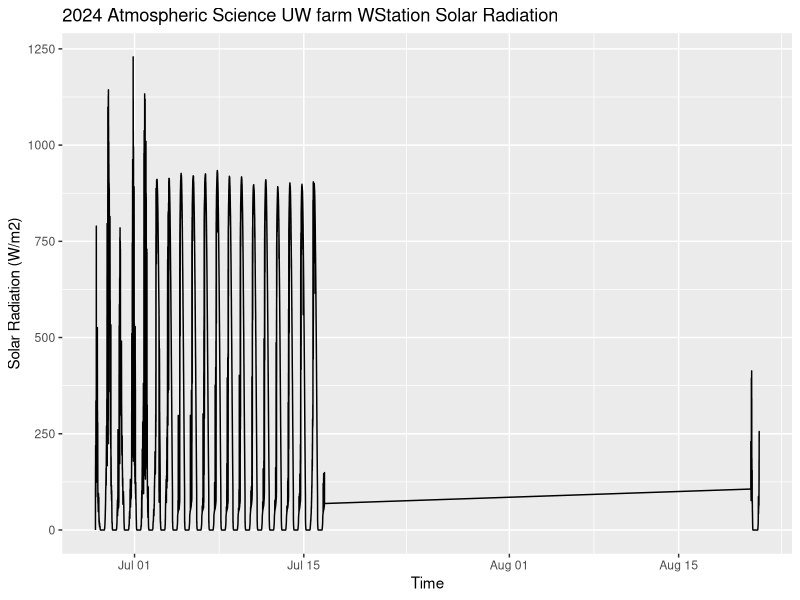
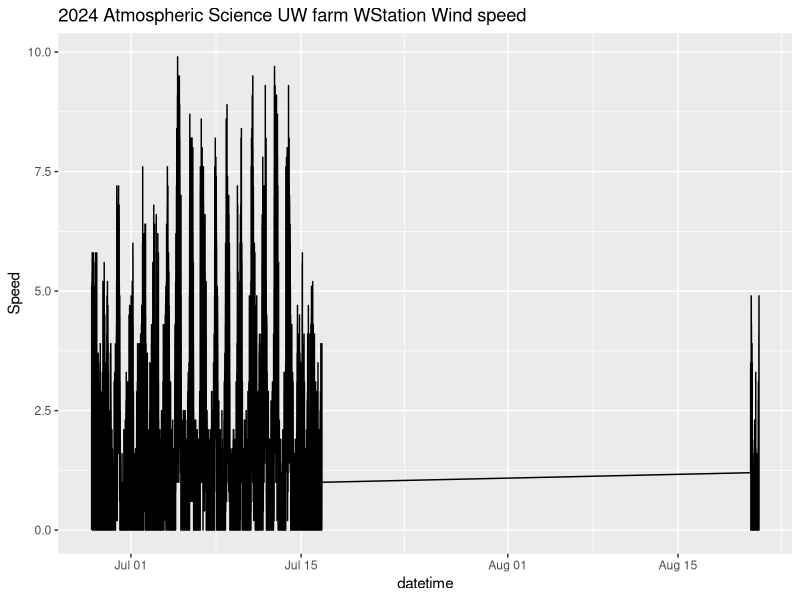
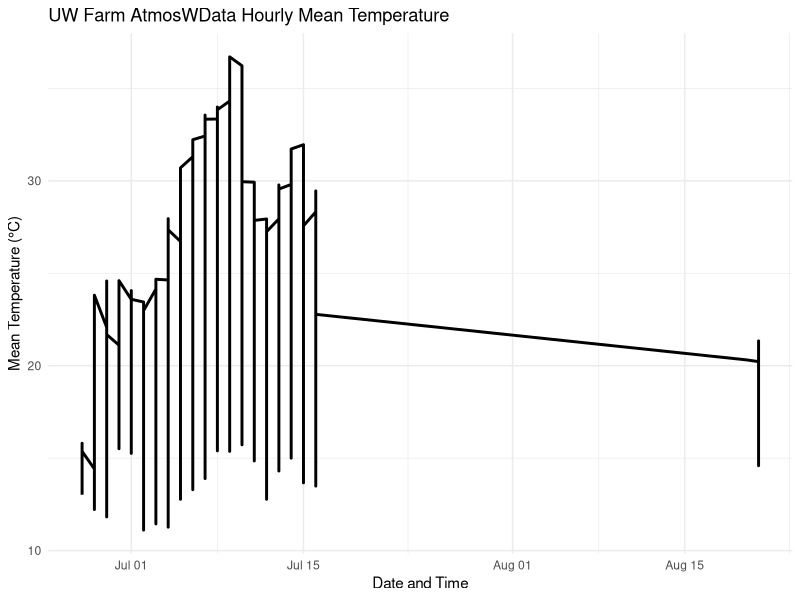
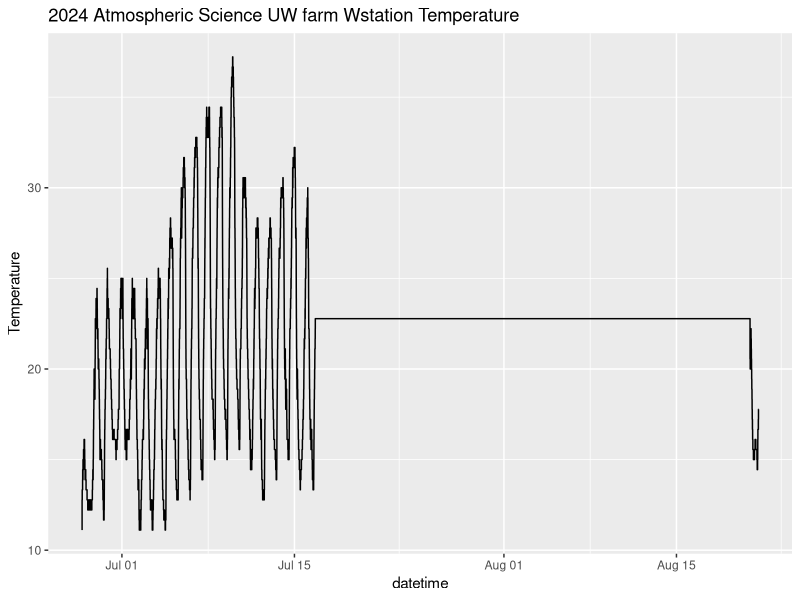

Generate these figures, in order, with R:
#Plotting the UW farm atmospheric data from the 2024 field season
#Taylor M. Hatcher
#
#
# Load required libraries
library(data.table)
library(ggplot2)
library(lubridate)
library(dplyr)
library(tidyr)

# Set working directory to github repository for the project
setwd("~/Desktop/Repos/WARP2024/Data")

atmosphericdata <- read.csv("CUHatmosphericdata2024.csv", skip = 2)

# Combine Date and time columns and format
atmosphericdata$datetime <- as.POSIXct(paste(atmosphericdata$Date, atmosphericdata$Time), format="%Y-%m-%d %H:%M")


# Plot solar radiation
SolarPlot <- ggplot(atmosphericdata, aes(x = datetime, y = Solar)) +
  geom_line(data=atmosphericdata, stat="identity", position="identity") +
  labs(title = "2024 Atmospheric Science UW farm WStation Solar Radiation", y="Solar Radiation (W/m2)", x = "Time")
print(SolarPlot)

# Plot wind speed

WindSpeedPlot <- ggplot(atmosphericdata, aes(x = datetime, y = Speed)) +
  geom_line(data=atmosphericdata, stat = "identity", position="identity") +
  labs(title = "2024 Atmospheric Science UW farm WStation Wind speed")
print(WindSpeedPlot)


atmosphericdata <- atmosphericdata %>%
  mutate(Temperature = ifelse(is.na(as.numeric(as.character(Temperature))), NA, as.numeric(as.character(Temperature))))
atmosphericdata <- atmosphericdata %>%
  filter(!is.na(Temperature))

# Convert Temperature to Celsius from Fahrenheit
atmosphericdata$Temperature <- (atmosphericdata$Temperature - 32) * 5 / 9
# Calculate daily mean temperature
hourly_means <- atmosphericdata %>%
  mutate(date = as.Date(datetime),
         hour = format(datetime, "%H")) %>%
  group_by(date, hour)%>%
  summarise(MeanTemperature = mean(Temperature, na.rm = FALSE)) %>%
  ungroup()
print(hourly_means)

# Plot daily hourly mean temperatures

hourlymeanplot <- ggplot(hourly_means, aes(x = date, y = MeanTemperature)) +
  geom_line(size = 1) +
  labs(title = "UW Farm AtmosWData Hourly Mean Temperature", 
       x = "Date and Time", y = "Mean Temperature (°C)") +
  theme_minimal()
print(hourlymeanplot)

# Plot temperature data

TemperaturePlot <- ggplot(atmosphericdata, aes(x = datetime, y = Temperature)) +
  geom_line() +
  labs(title = "2024 Atmospheric Science UW farm Wstation Temperature")
print(TemperaturePlot)


